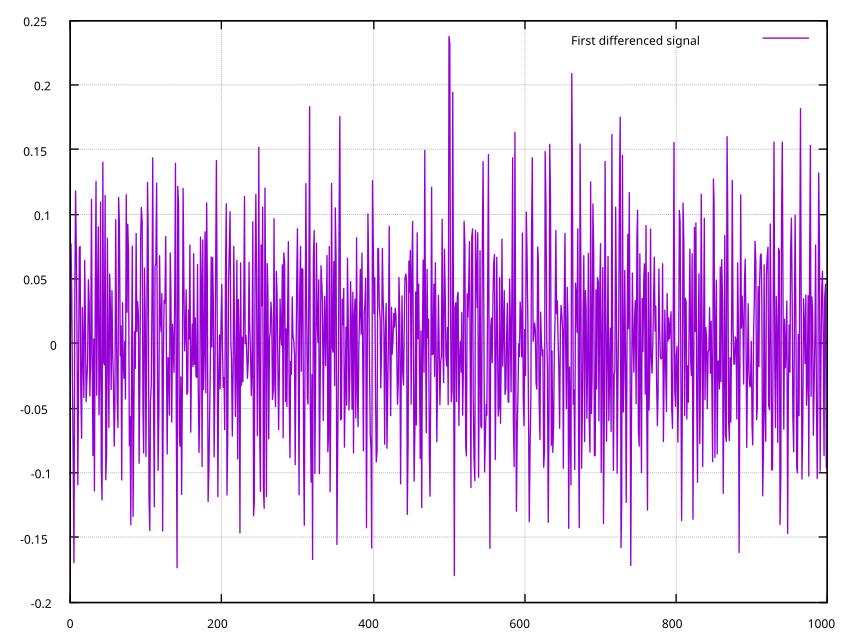

Write gnuplot code to recreate this figure.
#!/usr/bin/gnuplot

set term qt persist
set xrange [0:1000]
set yrange [-.2:.25]
set grid
plot 'examples/02-gaussian.dat' using 3 title 'First differenced signal' with lines
